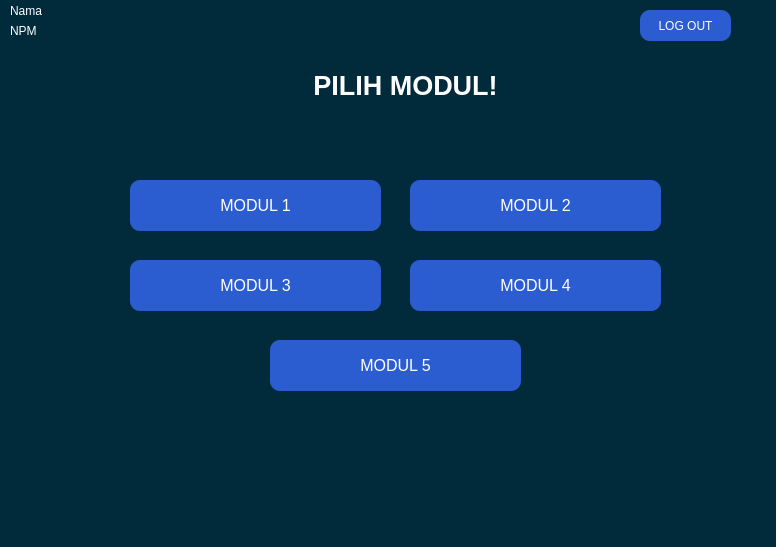
<?xml version="1.0" encoding="UTF-8"?>
<ui version="4.0">
 <class>Modul_modulpage</class>
 <widget class="QMainWindow" name="Modul_modulpage">
  <property name="geometry">
   <rect>
    <x>0</x>
    <y>0</y>
    <width>776</width>
    <height>547</height>
   </rect>
  </property>
  <property name="windowTitle">
   <string>MainWindow</string>
  </property>
  <property name="styleSheet">
   <string notr="true">background: #012A3B;</string>
  </property>
  <widget class="QWidget" name="centralwidget">
   <widget class="QLabel" name="label">
    <property name="geometry">
     <rect>
      <x>170</x>
      <y>20</y>
      <width>471</width>
      <height>131</height>
     </rect>
    </property>
    <property name="font">
     <font>
      <family>Segoe UI Historic</family>
      <pointsize>20</pointsize>
      <weight>75</weight>
      <bold>true</bold>
     </font>
    </property>
    <property name="styleSheet">
     <string notr="true">QLabel{
	color: white;
}</string>
    </property>
    <property name="text">
     <string>PILIH MODUL!</string>
    </property>
    <property name="alignment">
     <set>Qt::AlignCenter</set>
    </property>
   </widget>
   <widget class="QPushButton" name="logout_button">
    <property name="geometry">
     <rect>
      <x>640</x>
      <y>10</y>
      <width>91</width>
      <height>31</height>
     </rect>
    </property>
    <property name="styleSheet">
     <string notr="true">QPushButton {
    background-color: #2B5DD1;
    color: #FFFFFF;
    padding: 2px;
    border-radius: 10px;
}
QPushButton:hover {
    background-color: lightgreen;
}</string>
    </property>
    <property name="text">
     <string>LOG OUT</string>
    </property>
   </widget>
   <widget class="QPushButton" name="modul_1_button">
    <property name="geometry">
     <rect>
      <x>130</x>
      <y>180</y>
      <width>251</width>
      <height>51</height>
     </rect>
    </property>
    <property name="font">
     <font>
      <pointsize>12</pointsize>
     </font>
    </property>
    <property name="styleSheet">
     <string notr="true">QPushButton {
    background-color: #2B5DD1;
    color: #FFFFFF;
    padding: 2px;
    border-radius: 10px;
}
QPushButton:hover {
    background-color: lightgreen;
}</string>
    </property>
    <property name="text">
     <string>MODUL 1</string>
    </property>
   </widget>
   <widget class="QPushButton" name="modul_2_button">
    <property name="geometry">
     <rect>
      <x>410</x>
      <y>180</y>
      <width>251</width>
      <height>51</height>
     </rect>
    </property>
    <property name="font">
     <font>
      <pointsize>12</pointsize>
     </font>
    </property>
    <property name="styleSheet">
     <string notr="true">QPushButton {
    background-color: #2B5DD1;
    color: #FFFFFF;
    padding: 2px;
    border-radius: 10px;
}
QPushButton:hover {
    background-color: lightgreen;
}</string>
    </property>
    <property name="text">
     <string>MODUL 2</string>
    </property>
   </widget>
   <widget class="QPushButton" name="modul_3_button">
    <property name="geometry">
     <rect>
      <x>130</x>
      <y>260</y>
      <width>251</width>
      <height>51</height>
     </rect>
    </property>
    <property name="font">
     <font>
      <pointsize>12</pointsize>
     </font>
    </property>
    <property name="styleSheet">
     <string notr="true">QPushButton {
    background-color: #2B5DD1;
    color: #FFFFFF;
    padding: 2px;
    border-radius: 10px;
}
QPushButton:hover {
    background-color: lightgreen;
}</string>
    </property>
    <property name="text">
     <string>MODUL 3</string>
    </property>
   </widget>
   <widget class="QPushButton" name="modul_4_button">
    <property name="geometry">
     <rect>
      <x>410</x>
      <y>260</y>
      <width>251</width>
      <height>51</height>
     </rect>
    </property>
    <property name="font">
     <font>
      <pointsize>12</pointsize>
     </font>
    </property>
    <property name="styleSheet">
     <string notr="true">QPushButton {
    background-color: #2B5DD1;
    color: #FFFFFF;
    padding: 2px;
    border-radius: 10px;
}
QPushButton:hover {
    background-color: lightgreen;
}</string>
    </property>
    <property name="text">
     <string>MODUL 4</string>
    </property>
   </widget>
   <widget class="QPushButton" name="modul_5_button">
    <property name="geometry">
     <rect>
      <x>270</x>
      <y>340</y>
      <width>251</width>
      <height>51</height>
     </rect>
    </property>
    <property name="font">
     <font>
      <pointsize>12</pointsize>
     </font>
    </property>
    <property name="styleSheet">
     <string notr="true">QPushButton {
    background-color: #2B5DD1;
    color: #FFFFFF;
    padding: 2px;
    border-radius: 10px;
}
QPushButton:hover {
    background-color: lightgreen;
}</string>
    </property>
    <property name="text">
     <string>MODUL 5</string>
    </property>
   </widget>
   <widget class="QLabel" name="nama_label">
    <property name="geometry">
     <rect>
      <x>10</x>
      <y>0</y>
      <width>161</width>
      <height>21</height>
     </rect>
    </property>
    <property name="styleSheet">
     <string notr="true">QLabel{
	color: white;
}</string>
    </property>
    <property name="text">
     <string>Nama</string>
    </property>
   </widget>
   <widget class="QLabel" name="npm_label">
    <property name="geometry">
     <rect>
      <x>10</x>
      <y>20</y>
      <width>171</width>
      <height>21</height>
     </rect>
    </property>
    <property name="styleSheet">
     <string notr="true">QLabel{
	color: white;
}</string>
    </property>
    <property name="text">
     <string>NPM</string>
    </property>
   </widget>
  </widget>
  <widget class="QMenuBar" name="menubar">
   <property name="geometry">
    <rect>
     <x>0</x>
     <y>0</y>
     <width>776</width>
     <height>18</height>
    </rect>
   </property>
  </widget>
  <widget class="QStatusBar" name="statusbar"/>
 </widget>
 <resources/>
 <connections/>
</ui>
